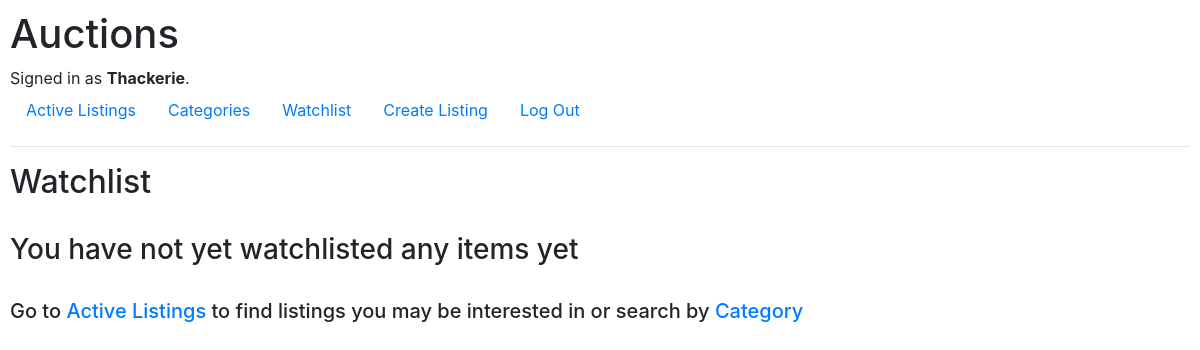
Page /watchlist (signed in) on the earlier database version.
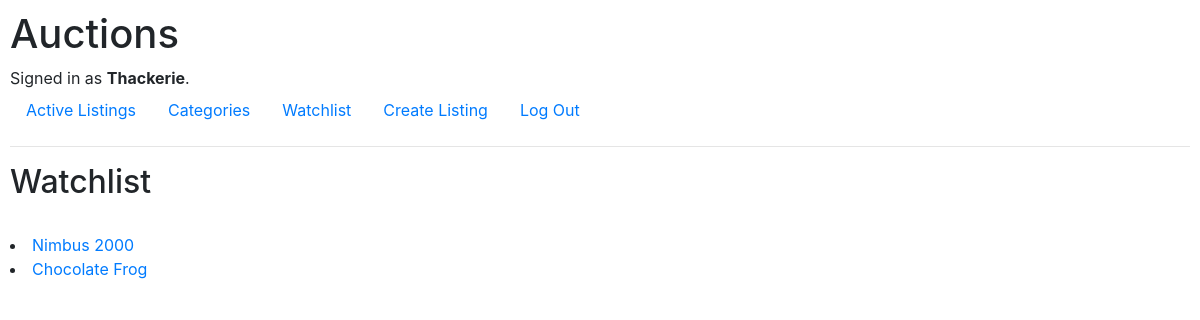
Same page on the later database version.
### auctions/models.py (models this page shows)
class Listing(models.Model):
    owner = models.ForeignKey(User, on_delete=models.CASCADE, related_name="Listings")
    title = models.CharField(max_length=64)
    description = models.CharField(max_length=200)
    creation_date = models.DateTimeField()
    image = models.ImageField(upload_to="listing_images", blank=True)
    categories = models.ManyToManyField(Category, related_name="listings")
    starting_price = models.FloatField()
    watchlisted = models.ManyToManyField(User, related_name="watchlist", null=True, blank=True)
    active = models.BooleanField()
    def __str__(self) -> str:
        title = self.title.replace(" ","_")
        return f"{title}"

### auctions/views.py (the view)
# urls.py: path("watchlist", views.watchlist, name="watchlist"),
def watchlist(request):
    noResults = False
    id = request.user.id
    listingObjects = Listing.objects.filter(active__exact = True).filter(watchlisted= id)
    listings = make_listing_touple(listingObjects)
    if len(listings) == 0:
        noResults = True
    return render(request, "auctions/watchlist.html", {
        "listings" : listings,
        "noResults" : noResults
    })

### auctions/views.py (called while the page is built)
def make_listing_touple(listingObjects):
    listingNames = []
    listings = []
    counter = 0
    for listing in listingObjects:
        listingNames.append(str(listing).replace("_"," "))
        listings.append((listing, listingNames[counter]))
        counter += 1
    return listings

### auctions/templates/auctions/watchlist.html
{% extends "auctions/layout.html" %}
{% block body %}
    <h2>Watchlist</h2>
    <br/>
    {% if noResults == True %}
        <h3>You have not yet watchlisted any items yet</h3>
        <br/>
        <h5>Go to <a href="{% url 'index' %}">Active Listings</a> to find listings you may be interested in or search by <a href="{% url 'categories' %}">Category</a></h5>
    {% endif %}
    {% for listing in listings %}
        <li><a href="{% url 'listing' listing.0 %}"> {{ listing.1 }}</a></li>
    {% endfor %}
{% endblock %}

Differences in the rows shown:
now on this page (row edited): Listing: title "Nimbus 2000"
now on this page (row unchanged): Listing: title "Chocolate Frog"
Other differences:
text no longer shown: "You have not yet watchlisted any items yet Go to Active Listings to find listings you may be interested in or search by Category"
